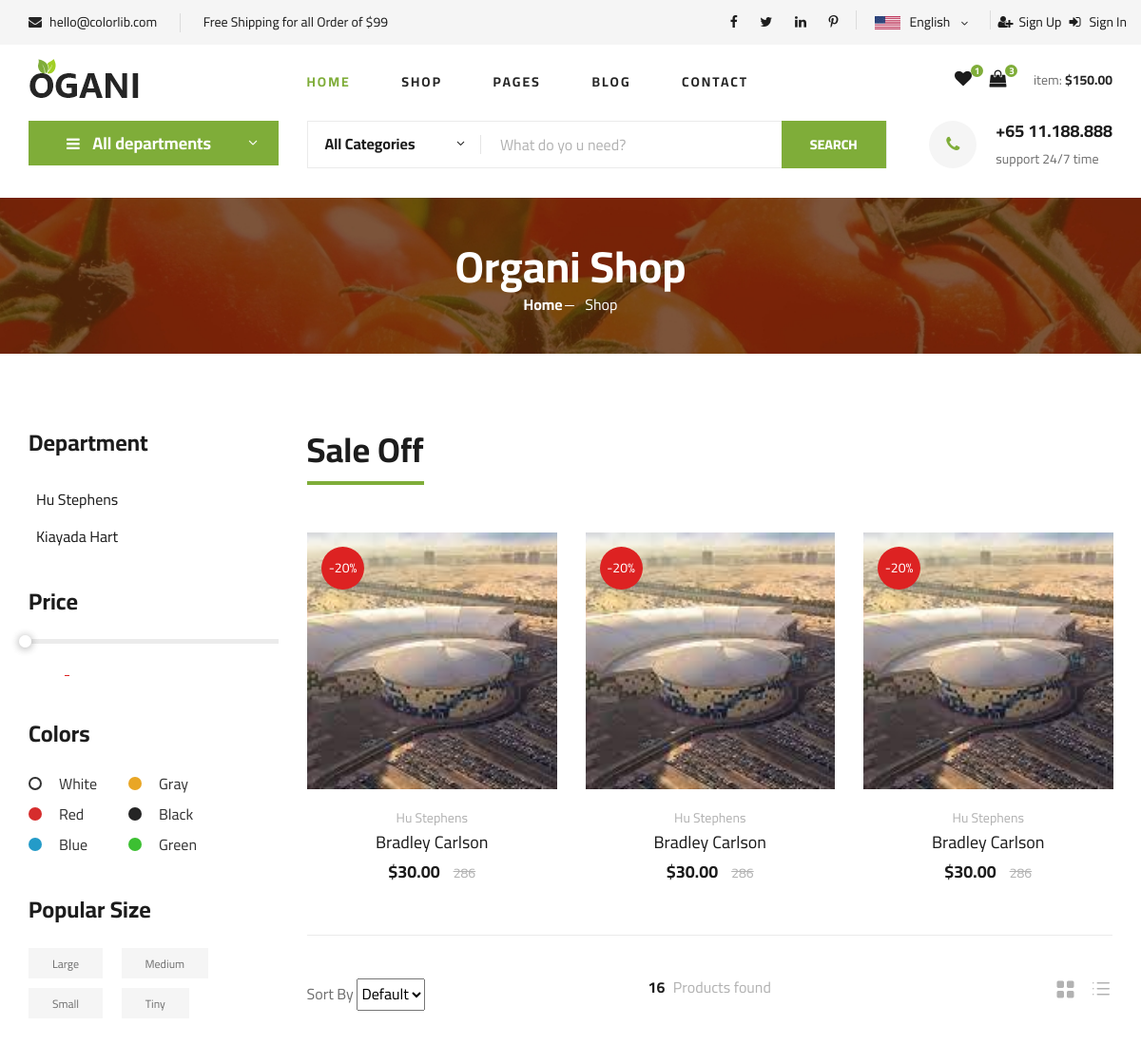
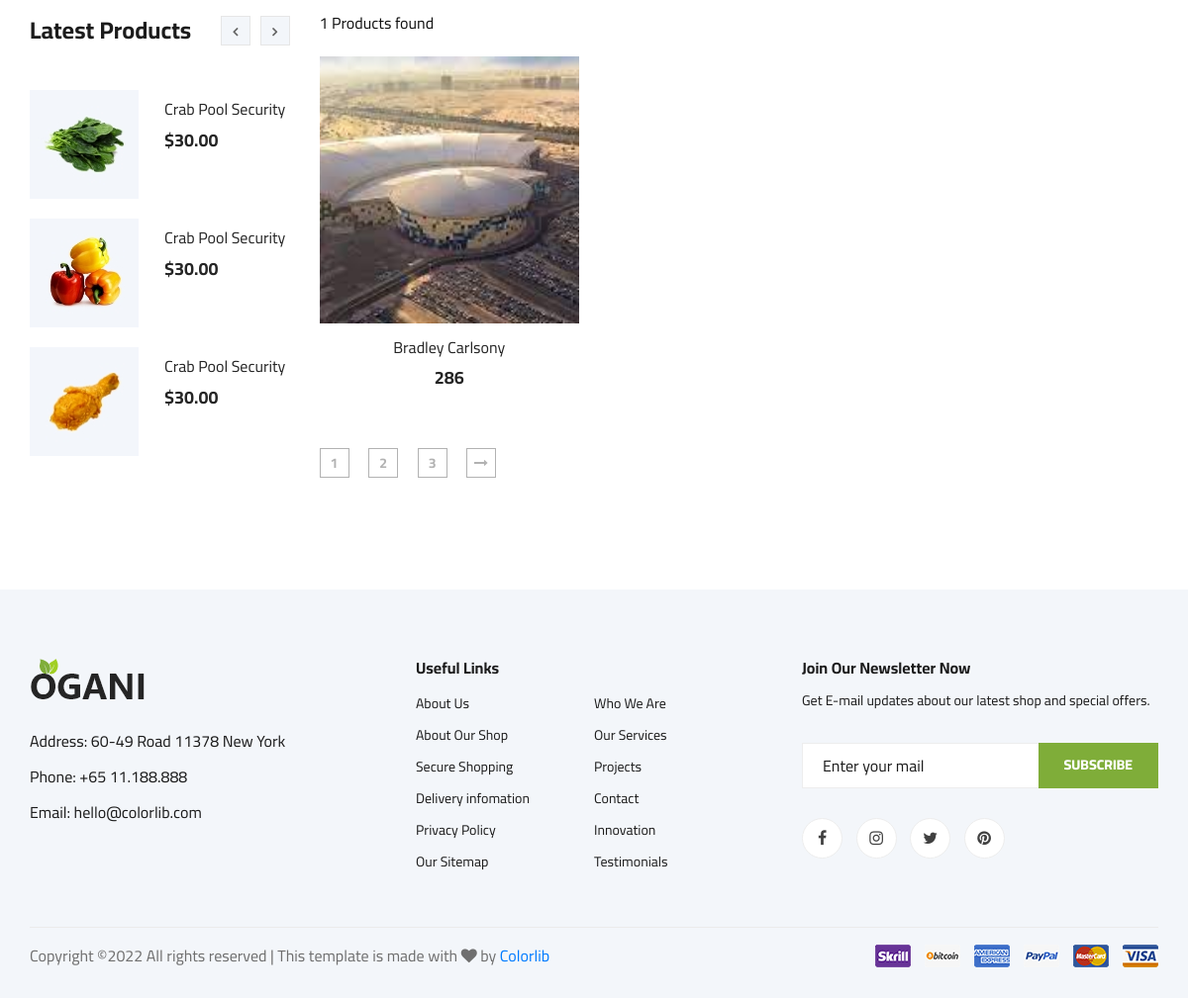
/category_wise_product.php?category_id=20, run on the app's committed database (2 pictures, top to bottom).
### tables this page shows
CREATE TABLE `catagory` (
  `id` int(11) NOT NULL,
  `catagory_name` varchar(50) NOT NULL,
  `slug` varchar(150) NOT NULL,
  `catagory_img` varchar(180) NOT NULL
);

CREATE TABLE `products` (
  `id` int(11) NOT NULL,
  `cat_id` int(11) NOT NULL,
  `product_name` varchar(85) NOT NULL,
  `product_slug` varchar(100) NOT NULL,
  `product_desc` text NOT NULL,
  `product_price` varchar(35) NOT NULL,
  `product_img` varchar(180) NOT NULL
);

### category_wise_product.php (the view, shortened to what this page needs)
<?php require_once('inc_file/header.php');
 ?>
<body>
<?php require_once('inc_file/menu_bar.php'); ?>
    <section class="hero hero-normal">
        <div class="container">
            <div class="row">
                <div class="col-lg-3">
                    <div class="hero__categories">
                        <div class="hero__categories__all">
                            <i class="fa fa-bars"></i>
                            <span>All departments</span>
                        </div>
                    </div>
                </div>
                <div class="col-lg-9">
                    <div class="hero__search">
                        <div class="hero__search__form">
                            <form action="#">
                                <div class="hero__search__categories">
                                    All Categories
                                    <span class="arrow_carrot-down"></span>
                                </div>
                                <input type="text" placeholder="What do yo u need?">
                                <button type="submit" class="site-btn">SEARCH</button>
                            </form>
                        </div>
                        <div class="hero__search__phone">
                            <div class="hero__search__phone__icon">
                                <i class="fa fa-phone"></i>
                            </div>
                            <div class="hero__search__phone__text">
                                <h5>+65 11.188.888</h5>
                                <span>support 24/7 time</span>
                            </div>
                        </div>
                    </div>
                </div>
            </div>
        </div>
    </section>
    <section class="breadcrumb-section set-bg" data-setbg="img/breadcrumb.jpg">
        <div class="container">
            <div class="row">
                <div class="col-lg-12 text-center">
                    <div class="breadcrumb__text">
                        <h2>Organi Shop</h2>
                        <div class="breadcrumb__option">
                            <a href="./index.html">Home</a>
                            <span>Shop</span>
                        </div>
                    </div>
                </div>
            </div>
        </div>
    </section>
    <section class="product spad">
        <div class="container">
            <div class="row">
                <div class="col-lg-3 col-md-5">
                    <div class="sidebar">
                        <div class="sidebar__item">
                            <h4>Department</h4>
                            <ul>
                              <?php
                  require_once('admin/connect.php');
                  $sql ="SELECT * FROM catagory Order by ID ASC";
                  $result = mysqli_query($links,$sql);
                  while($row = mysqli_fetch_assoc($result)){
                    ?>
                            <li>
                                <a href="product_list.php?category_id=<?php echo $row['id'] ?>" class="px-2"><?php echo $row['catagory_name'] ?></a>
                            </li>
                           <?php } ?>
                            </ul>
                        </div>
                        <div class="sidebar__item">
                            <h4>Price</h4>
                            <div class="price-range-wrap">
                                <div class="price-range ui-slider ui-corner-all ui-slider-horizontal ui-widget ui-widget-content"
                                    data-min="10" data-max="540">
                                    <span tabindex="0" class="ui-slider-handle ui-corner-all ui-state-default"></span>
                                </div>
                                <div class="range-slider">
                                    <div class="price-input">
                                        <input type="text" id="minamount">
                                        <input type="text" id="maxamount">
                                    </div>
                                </div>
                            </div>
                        </div>
                        <div class="sidebar__item sidebar__item__color--option">
                            <h4>Colors</h4>
                            <div class="sidebar__item__color sidebar__item__color--white">
                                <label for="white">
                                    White
                                </label>
                            </div>
                            <div class="sidebar__item__color sidebar__item__color--gray">
                                <label for="gray">
                                    Gray
                                </label>
                            </div>
                            <div class="sidebar__item__color sidebar__item__color--red">
                                <label for="red">
                                    Red
                                </label>
                            </div>
                            <div class="sidebar__item__color sidebar__item__color--black">
                                <label for="black">
                                    Black
                                </label>
                            </div>
                            <div class="sidebar__item__color sidebar__item__color--blue">
                                <label for="blue">
                                    Blue
                                </label>
                            </div>
                            <div class="sidebar__item__color sidebar__item__color--green">
                                <label for="green">
                                    Green
                                </label>
                            </div>
                        </div>
                        <div class="sidebar__item">
                            <h4>Popular Size</h4>
                            <div class="sidebar__item__size">
                                <label for="large">
                                    Large
                                </label>
                            </div>
                            <div class="sidebar__item__size">
                                <label for="medium">
                                    Medium
                                </label>
                            </div>
                            <div class="sidebar__item__size">
                                <label for="small">
                                    Small
                                </label>
                            </div>
                            <div class="sidebar__item__size">
                                <label for="tiny">
                                    Tiny
                                </label>
                            </div>
                        </div>
                        <div class="sidebar__item">
                            <div class="latest-product__text">
                                <h4>Latest Products</h4>
                                <div class="latest-product__slider owl-carousel">
                                    <div class="latest-prdouct__slider__item">
                                        <a href="#" class="latest-product__item">
                                            <div class="latest-product__item__pic">
                                                <img src="img/latest-product/lp-1.jpg" alt="">
                                            </div>
                                            <div class="latest-product__item__text">
                                                <h6>Crab Pool Security</h6>
                                                <span>$30.00</span>
                                            </div>
                                        </a>
                                        <a href="#" class="latest-product__item">
                                            <div class="latest-product__item__pic">
                                                <img src="img/latest-product/lp-2.jpg" alt="">
                                            </div>
                                            <div class="latest-product__item__text">
                                                <h6>Crab Pool Security</h6>
                                                <span>$30.00</span>
                                            </div>
                                        </a>
                                        <a href="#" class="latest-product__item">
                                            <div class="latest-product__item__pic">
                                                <img src="img/latest-product/lp-3.jpg" alt="">
                                            </div>
                                            <div class="latest-product__item__text">
                                                <h6>Crab Pool Security</h6>
                                                <span>$30.00</span>
                                            </div>
                                        </a>
                                    </div>
                                </div>
                            </div>
                        </div>
                    </div>
                </div>
                <div class="col-lg-9 col-md-7">
                    <div class="product__discount">
                        <div class="section-title product__discount__title">
                            <h2>Sale Off</h2>
                        </div>
                        <div class="row">
                            <div class="product__discount__slider owl-carousel">
                                <?php
                                 require_once('admin/connect.php');
     $category_id = $_REQUEST['category_id'];
      $sql="SELECT products.product_name,products.product_price,products.product_img,products.id,catagory.catagory_name FROM products,catagory WHERE products.cat_id=catagory.id and catagory.id =$category_id";
      $result = mysqli_query($links,$sql);
       while ($getData = mysqli_fetch_assoc($result)) {
       ?>
                                <div class="col-lg-4">
                                    <div class="product__discount__item">
                                        <div class="product__discount__item__pic set-bg"
                                            data-setbg="admin/products/<?php echo $getData['product_img'] ?>">
                                            <div class="product__discount__percent">-20%</div>
                                        </div>
                                        <div class="product__discount__item__text">
                                            <span><?php echo $getData['catagory_name'] ?></span>
                                            <h5>
                                                <a href="single_product.php?pro_id=<?php echo $getData['id']?>">
                                                <?php echo $getData['product_name'] ?>
                                                </a>
                                            </h5>
                                            <div class="product__item__price">$30.00 <span><?php echo $getData['product_price'] ?></span></div>
                                        </div>
                                    </div>
                                </div>
                                <?php } ?>
                            </div>
                        </div>
                    </div>
                    <div class="filter__item">
                        <div class="row">
                            <div class="col-lg-4 col-md-5">
                                <div class="filter__sort">
                                    <span>Sort By</span>
                                    <select>
                                        <option value="0">Default</option>
                                    </select>
                                </div>
                            </div>
                            <div class="col-lg-4 col-md-4">
                                <div class="filter__found">
                                    <h6><span>16</span> Products found</h6>
                                </div>
                            </div>
                            <div class="col-lg-4 col-md-3">
                                <div class="filter__option">
                                    <span class="icon_grid-2x2"></span>
                                    <span class="icon_ul"></span>
                                </div>
                            </div>
                        </div>
                    </div>
                    <div class="row">
                       <?php
 require_once('admin/connect.php');
     $category_id = $_REQUEST['category_id'];
      $sql="SELECT products.product_name,products.product_price,products.product_img,products.id FROM products,catagory WHERE products.cat_id=catagory.id and catagory.id =$category_id";
      $result = mysqli_query($links,$sql);
      $count = mysqli_num_rows($result);
      ?>
      <div class="col-lg-12 col-md-4 text-left">
                                 <h6 class="pb-4"><span><?php echo $count ?></span> Products found</h6>
                            </div>
       <?php
       while ($getData = mysqli_fetch_assoc($result)) {
 ?>
                        <div class="col-lg-4 col-md-6 col-sm-6">
                            <div class="product__item">
                                <div class="product__item__pic set-bg" data-setbg="admin/products/<?php echo $getData['product_img'] ?>">
                                </div>
                                <div class="product__item__text">
                                    <h6><a href="#"><?php echo $getData['product_name'] ?>y</a></h6>
                                    <h5><?php echo $getData['product_price'] ?></h5>
                                </div>
                            </div>
                        </div>
                    <?php } ?>
                    </div>
                    <div class="product__pagination">
                        <a href="#">1</a>
                        <a href="#">2</a>
                        <a href="#">3</a>
                        <a href="#"><i class="fa fa-long-arrow-right"></i></a>
                    </div>
                </div>
            </div>
        </div>
    </section>
   <?php require_once('inc_file/footer.php'); ?>

### data on the page
catagory: catagory_name "Hu Stephens"
catagory: catagory_name "Kiayada Hart"
products: catagory.catagory_name "Hu Stephens", product_name "Bradley Carlson", product_price "286"

### other printed values
$count "1"
